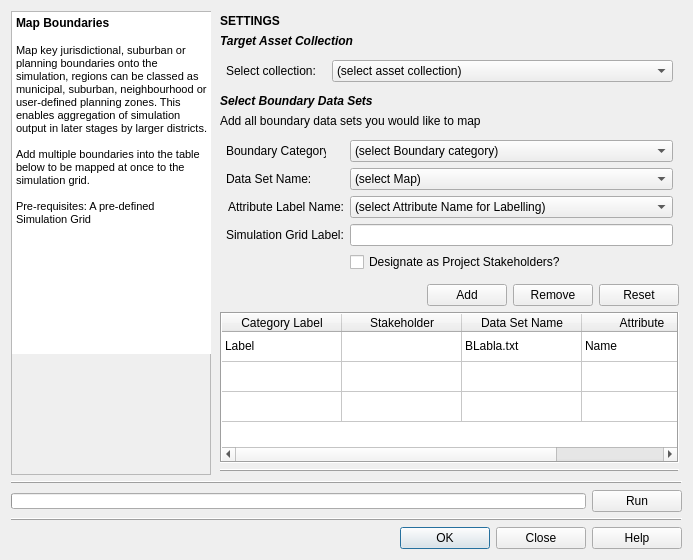
<?xml version="1.0" encoding="UTF-8"?>
<ui version="4.0">
 <class>Map_Regions</class>
 <widget class="QDialog" name="Map_Regions">
  <property name="geometry">
   <rect>
    <x>0</x>
    <y>0</y>
    <width>693</width>
    <height>560</height>
   </rect>
  </property>
  <property name="windowTitle">
   <string>Map Regions to Simulation</string>
  </property>
  <property name="windowIcon">
   <iconset resource="../../../../../Dropbox/UrbanBEATS Master Project/graphics/ubeats.qrc">
    <normaloff>:/icons/admin_border.png</normaloff>:/icons/admin_border.png</iconset>
  </property>
  <layout class="QGridLayout" name="gridLayout">
   <item row="4" column="0" colspan="2">
    <widget class="QWidget" name="buttons_widget" native="true">
     <layout class="QHBoxLayout" name="horizontalLayout">
      <property name="spacing">
       <number>6</number>
      </property>
      <property name="leftMargin">
       <number>0</number>
      </property>
      <property name="topMargin">
       <number>0</number>
      </property>
      <property name="rightMargin">
       <number>0</number>
      </property>
      <property name="bottomMargin">
       <number>0</number>
      </property>
      <item>
       <spacer name="horizontalSpacer">
        <property name="orientation">
         <enum>Qt::Horizontal</enum>
        </property>
        <property name="sizeHint" stdset="0">
         <size>
          <width>40</width>
          <height>20</height>
         </size>
        </property>
       </spacer>
      </item>
      <item>
       <widget class="QPushButton" name="ok_button">
        <property name="minimumSize">
         <size>
          <width>90</width>
          <height>0</height>
         </size>
        </property>
        <property name="whatsThis">
         <string>&lt;html&gt;&lt;head/&gt;&lt;body&gt;&lt;p&gt;Resets all parameters of this module in the current 'scenario time step' to the default values.&lt;/p&gt;&lt;/body&gt;&lt;/html&gt;</string>
        </property>
        <property name="text">
         <string>OK</string>
        </property>
        <property name="icon">
         <iconset resource="../../../../../Dropbox/UrbanBEATS Master Project/graphics/ubeats.qrc">
          <normaloff>:/icons/check.png</normaloff>:/icons/check.png</iconset>
        </property>
       </widget>
      </item>
      <item>
       <widget class="QPushButton" name="close_button">
        <property name="minimumSize">
         <size>
          <width>90</width>
          <height>0</height>
         </size>
        </property>
        <property name="text">
         <string>Close</string>
        </property>
        <property name="icon">
         <iconset resource="../../../../../Dropbox/UrbanBEATS Master Project/graphics/ubeats.qrc">
          <normaloff>:/icons/delete-icon.png</normaloff>:/icons/delete-icon.png</iconset>
        </property>
       </widget>
      </item>
      <item>
       <widget class="QPushButton" name="help_button">
        <property name="minimumSize">
         <size>
          <width>90</width>
          <height>0</height>
         </size>
        </property>
        <property name="text">
         <string>Help</string>
        </property>
        <property name="icon">
         <iconset resource="../../../../../Dropbox/UrbanBEATS Master Project/graphics/ubeats.qrc">
          <normaloff>:/icons/Help-icon.png</normaloff>:/icons/Help-icon.png</iconset>
        </property>
       </widget>
      </item>
     </layout>
    </widget>
   </item>
   <item row="0" column="0">
    <widget class="QFrame" name="frame">
     <property name="minimumSize">
      <size>
       <width>200</width>
       <height>0</height>
      </size>
     </property>
     <property name="maximumSize">
      <size>
       <width>200</width>
       <height>16777215</height>
      </size>
     </property>
     <property name="frameShape">
      <enum>QFrame::StyledPanel</enum>
     </property>
     <property name="frameShadow">
      <enum>QFrame::Raised</enum>
     </property>
     <layout class="QVBoxLayout" name="verticalLayout_6">
      <property name="spacing">
       <number>0</number>
      </property>
      <property name="leftMargin">
       <number>0</number>
      </property>
      <property name="topMargin">
       <number>0</number>
      </property>
      <property name="rightMargin">
       <number>0</number>
      </property>
      <property name="bottomMargin">
       <number>0</number>
      </property>
      <item>
       <widget class="QTextBrowser" name="description">
        <property name="minimumSize">
         <size>
          <width>200</width>
          <height>0</height>
         </size>
        </property>
        <property name="maximumSize">
         <size>
          <width>200</width>
          <height>16777215</height>
         </size>
        </property>
        <property name="frameShape">
         <enum>QFrame::NoFrame</enum>
        </property>
        <property name="frameShadow">
         <enum>QFrame::Plain</enum>
        </property>
        <property name="verticalScrollBarPolicy">
         <enum>Qt::ScrollBarAsNeeded</enum>
        </property>
        <property name="html">
         <string>&lt;!DOCTYPE HTML PUBLIC &quot;-//W3C//DTD HTML 4.0//EN&quot; &quot;http://www.w3.org/TR/REC-html40/strict.dtd&quot;&gt;
&lt;html&gt;&lt;head&gt;&lt;meta name=&quot;qrichtext&quot; content=&quot;1&quot; /&gt;&lt;style type=&quot;text/css&quot;&gt;
p, li { white-space: pre-wrap; }
&lt;/style&gt;&lt;/head&gt;&lt;body style=&quot; font-family:'MS Shell Dlg 2'; font-size:8.25pt; font-weight:400; font-style:normal;&quot;&gt;
&lt;p style=&quot; margin-top:0px; margin-bottom:0px; margin-left:0px; margin-right:0px; -qt-block-indent:0; text-indent:0px;&quot;&gt;&lt;span style=&quot; font-size:9pt; font-weight:600;&quot;&gt;Map Boundaries&lt;/span&gt;&lt;/p&gt;
&lt;p style=&quot;-qt-paragraph-type:empty; margin-top:0px; margin-bottom:0px; margin-left:0px; margin-right:0px; -qt-block-indent:0; text-indent:0px; font-size:9pt; font-weight:600;&quot;&gt;&lt;br /&gt;&lt;/p&gt;
&lt;p style=&quot; margin-top:0px; margin-bottom:0px; margin-left:0px; margin-right:0px; -qt-block-indent:0; text-indent:0px;&quot;&gt;&lt;span style=&quot; font-size:8pt;&quot;&gt;Map key jurisdictional, suburban or planning boundaries onto the simulation, regions can be classed as municipal, suburban, neighbourhood or user-defined planning zones. This enables aggregation of simulation output in later stages by larger districts.&lt;/span&gt;&lt;/p&gt;
&lt;p style=&quot;-qt-paragraph-type:empty; margin-top:0px; margin-bottom:0px; margin-left:0px; margin-right:0px; -qt-block-indent:0; text-indent:0px; font-size:8pt;&quot;&gt;&lt;br /&gt;&lt;/p&gt;
&lt;p style=&quot; margin-top:0px; margin-bottom:0px; margin-left:0px; margin-right:0px; -qt-block-indent:0; text-indent:0px;&quot;&gt;&lt;span style=&quot; font-size:8pt;&quot;&gt;Add multiple boundaries into the table below to be mapped at once to the simulation grid.&lt;/span&gt;&lt;/p&gt;
&lt;p style=&quot;-qt-paragraph-type:empty; margin-top:0px; margin-bottom:0px; margin-left:0px; margin-right:0px; -qt-block-indent:0; text-indent:0px; font-size:8pt;&quot;&gt;&lt;br /&gt;&lt;/p&gt;
&lt;p style=&quot; margin-top:0px; margin-bottom:0px; margin-left:0px; margin-right:0px; -qt-block-indent:0; text-indent:0px;&quot;&gt;&lt;span style=&quot; font-size:8pt;&quot;&gt;Pre-requisites: A pre-defined Simulation Grid&lt;/span&gt;&lt;/p&gt;&lt;/body&gt;&lt;/html&gt;</string>
        </property>
       </widget>
      </item>
      <item>
       <widget class="QLabel" name="img">
        <property name="sizePolicy">
         <sizepolicy hsizetype="Preferred" vsizetype="Fixed">
          <horstretch>0</horstretch>
          <verstretch>0</verstretch>
         </sizepolicy>
        </property>
        <property name="minimumSize">
         <size>
          <width>200</width>
          <height>120</height>
         </size>
        </property>
        <property name="maximumSize">
         <size>
          <width>200</width>
          <height>120</height>
         </size>
        </property>
        <property name="text">
         <string/>
        </property>
        <property name="pixmap">
         <pixmap resource="../../../../../Dropbox/UrbanBEATS Master Project/graphics/ubeats.qrc">:/mod_imgs/module_imgs/mod_mapregions.jpg</pixmap>
        </property>
       </widget>
      </item>
     </layout>
    </widget>
   </item>
   <item row="1" column="0" colspan="2">
    <widget class="Line" name="line_2">
     <property name="frameShadow">
      <enum>QFrame::Raised</enum>
     </property>
     <property name="orientation">
      <enum>Qt::Horizontal</enum>
     </property>
    </widget>
   </item>
   <item row="2" column="0" colspan="2">
    <widget class="QWidget" name="widget" native="true">
     <property name="minimumSize">
      <size>
       <width>0</width>
       <height>0</height>
      </size>
     </property>
     <layout class="QHBoxLayout" name="horizontalLayout_2">
      <property name="leftMargin">
       <number>0</number>
      </property>
      <property name="topMargin">
       <number>0</number>
      </property>
      <property name="rightMargin">
       <number>0</number>
      </property>
      <property name="bottomMargin">
       <number>0</number>
      </property>
      <item>
       <widget class="QProgressBar" name="progressbar">
        <property name="minimumSize">
         <size>
          <width>0</width>
          <height>16</height>
         </size>
        </property>
        <property name="maximumSize">
         <size>
          <width>16777215</width>
          <height>16</height>
         </size>
        </property>
        <property name="value">
         <number>0</number>
        </property>
        <property name="textVisible">
         <bool>false</bool>
        </property>
        <property name="orientation">
         <enum>Qt::Horizontal</enum>
        </property>
        <property name="invertedAppearance">
         <bool>false</bool>
        </property>
        <property name="textDirection">
         <enum>QProgressBar::TopToBottom</enum>
        </property>
       </widget>
      </item>
      <item>
       <widget class="QPushButton" name="run_button">
        <property name="minimumSize">
         <size>
          <width>90</width>
          <height>0</height>
         </size>
        </property>
        <property name="maximumSize">
         <size>
          <width>90</width>
          <height>16777215</height>
         </size>
        </property>
        <property name="text">
         <string>Run</string>
        </property>
        <property name="icon">
         <iconset resource="../../../../../Dropbox/UrbanBEATS Master Project/graphics/ubeats.qrc">
          <normaloff>:/icons/Play-icon.png</normaloff>:/icons/Play-icon.png</iconset>
        </property>
       </widget>
      </item>
     </layout>
    </widget>
   </item>
   <item row="0" column="1">
    <widget class="QWidget" name="parameters" native="true">
     <layout class="QVBoxLayout" name="verticalLayout">
      <property name="spacing">
       <number>6</number>
      </property>
      <property name="leftMargin">
       <number>3</number>
      </property>
      <property name="topMargin">
       <number>3</number>
      </property>
      <property name="rightMargin">
       <number>3</number>
      </property>
      <property name="bottomMargin">
       <number>3</number>
      </property>
      <item>
       <widget class="QLabel" name="title">
        <property name="text">
         <string>&lt;html&gt;&lt;head/&gt;&lt;body&gt;&lt;p&gt;&lt;span style=&quot; font-size:9pt; font-weight:600;&quot;&gt;SETTINGS&lt;/span&gt;&lt;/p&gt;&lt;/body&gt;&lt;/html&gt;</string>
        </property>
       </widget>
      </item>
      <item>
       <widget class="QLabel" name="grid_id">
        <property name="text">
         <string>&lt;html&gt;&lt;head/&gt;&lt;body&gt;&lt;p&gt;&lt;span style=&quot; font-weight:600; font-style:italic;&quot;&gt;Target Asset Collection&lt;/span&gt;&lt;/p&gt;&lt;/body&gt;&lt;/html&gt;</string>
        </property>
       </widget>
      </item>
      <item>
       <widget class="QWidget" name="gridname_box" native="true">
        <layout class="QGridLayout" name="gridLayout_7">
         <property name="leftMargin">
          <number>6</number>
         </property>
         <property name="topMargin">
          <number>6</number>
         </property>
         <property name="rightMargin">
          <number>6</number>
         </property>
         <property name="bottomMargin">
          <number>6</number>
         </property>
         <item row="0" column="1">
          <widget class="QComboBox" name="assetcol_combo">
           <item>
            <property name="text">
             <string>(select asset collection)</string>
            </property>
           </item>
          </widget>
         </item>
         <item row="0" column="0">
          <widget class="QLabel" name="assetcol_name">
           <property name="minimumSize">
            <size>
             <width>100</width>
             <height>0</height>
            </size>
           </property>
           <property name="maximumSize">
            <size>
             <width>100</width>
             <height>16777215</height>
            </size>
           </property>
           <property name="whatsThis">
            <string>Width of the square cell in the city grid in metres</string>
           </property>
           <property name="text">
            <string>Select collection:</string>
           </property>
          </widget>
         </item>
        </layout>
       </widget>
      </item>
      <item>
       <widget class="QLabel" name="boundarydata_title">
        <property name="text">
         <string>&lt;html&gt;&lt;head/&gt;&lt;body&gt;&lt;p&gt;&lt;span style=&quot; font-weight:600; font-style:italic;&quot;&gt;Select Boundary Data Sets&lt;/span&gt;&lt;/p&gt;&lt;/body&gt;&lt;/html&gt;</string>
        </property>
       </widget>
      </item>
      <item>
       <widget class="QLabel" name="boundarydata_descr">
        <property name="minimumSize">
         <size>
          <width>0</width>
          <height>0</height>
         </size>
        </property>
        <property name="maximumSize">
         <size>
          <width>16777215</width>
          <height>16777215</height>
         </size>
        </property>
        <property name="whatsThis">
         <string>Width of the square cell in the city grid in metres</string>
        </property>
        <property name="text">
         <string>Add all boundary data sets you would like to map</string>
        </property>
       </widget>
      </item>
      <item>
       <widget class="QWidget" name="boundarydata_widget" native="true">
        <layout class="QGridLayout" name="gridLayout_8">
         <property name="leftMargin">
          <number>6</number>
         </property>
         <property name="topMargin">
          <number>6</number>
         </property>
         <property name="rightMargin">
          <number>6</number>
         </property>
         <property name="bottomMargin">
          <number>6</number>
         </property>
         <item row="3" column="1">
          <widget class="QLineEdit" name="simgrid_label_line">
           <property name="text">
            <string/>
           </property>
          </widget>
         </item>
         <item row="1" column="0">
          <widget class="QLabel" name="boundarydataname_lbl">
           <property name="minimumSize">
            <size>
             <width>100</width>
             <height>0</height>
            </size>
           </property>
           <property name="maximumSize">
            <size>
             <width>100</width>
             <height>16777215</height>
            </size>
           </property>
           <property name="whatsThis">
            <string>Width of the square cell in the city grid in metres</string>
           </property>
           <property name="text">
            <string>Data Set Name:</string>
           </property>
          </widget>
         </item>
         <item row="2" column="0">
          <widget class="QLabel" name="boundaryatt_lbl">
           <property name="text">
            <string>&lt;html&gt;&lt;head/&gt;&lt;body&gt;&lt;p align=&quot;right&quot;&gt;Attribute Label Name:&lt;/p&gt;&lt;/body&gt;&lt;/html&gt;</string>
           </property>
          </widget>
         </item>
         <item row="0" column="0">
          <widget class="QLabel" name="boundarycat_lbl">
           <property name="minimumSize">
            <size>
             <width>100</width>
             <height>0</height>
            </size>
           </property>
           <property name="maximumSize">
            <size>
             <width>100</width>
             <height>16777215</height>
            </size>
           </property>
           <property name="whatsThis">
            <string>Width of the square cell in the city grid in metres</string>
           </property>
           <property name="text">
            <string>Boundary Category:</string>
           </property>
          </widget>
         </item>
         <item row="2" column="1">
          <widget class="QComboBox" name="boundaryatt_combo">
           <item>
            <property name="text">
             <string>(select Attribute Name for Labelling)</string>
            </property>
           </item>
          </widget>
         </item>
         <item row="0" column="1">
          <widget class="QComboBox" name="boundarycat_combo">
           <item>
            <property name="text">
             <string>(select Boundary category)</string>
            </property>
           </item>
           <item>
            <property name="text">
             <string>Jurisdictional Boundaries</string>
            </property>
            <property name="icon">
             <iconset resource="../../../../../Dropbox/UrbanBEATS Master Project/graphics/ubeats.qrc">
              <normaloff>:/icons/admin_border.png</normaloff>:/icons/admin_border.png</iconset>
            </property>
           </item>
           <item>
            <property name="text">
             <string>Suburban Boundaries</string>
            </property>
            <property name="icon">
             <iconset resource="../../../../../Dropbox/UrbanBEATS Master Project/graphics/ubeats.qrc">
              <normaloff>:/icons/Simpleicons_Places_building.svg.png</normaloff>:/icons/Simpleicons_Places_building.svg.png</iconset>
            </property>
           </item>
           <item>
            <property name="text">
             <string>Planning Boundaries</string>
            </property>
            <property name="icon">
             <iconset resource="../../../../../Dropbox/UrbanBEATS Master Project/graphics/ubeats.qrc">
              <normaloff>:/icons/Very-Basic-Design-icon.png</normaloff>:/icons/Very-Basic-Design-icon.png</iconset>
            </property>
           </item>
          </widget>
         </item>
         <item row="3" column="0">
          <widget class="QLabel" name="simgrid_label_lbl">
           <property name="text">
            <string>&lt;html&gt;&lt;head/&gt;&lt;body&gt;&lt;p&gt;Simulation Grid Label:&lt;/p&gt;&lt;/body&gt;&lt;/html&gt;</string>
           </property>
          </widget>
         </item>
         <item row="1" column="1">
          <widget class="QComboBox" name="boundary_combo">
           <item>
            <property name="text">
             <string>(select Map)</string>
            </property>
           </item>
          </widget>
         </item>
         <item row="4" column="1">
          <widget class="QCheckBox" name="stakeholder_check">
           <property name="text">
            <string>Designate as Project Stakeholders?</string>
           </property>
          </widget>
         </item>
        </layout>
       </widget>
      </item>
      <item>
       <widget class="QWidget" name="widget_2" native="true">
        <layout class="QHBoxLayout" name="horizontalLayout_3">
         <property name="leftMargin">
          <number>0</number>
         </property>
         <property name="topMargin">
          <number>0</number>
         </property>
         <property name="rightMargin">
          <number>0</number>
         </property>
         <property name="bottomMargin">
          <number>0</number>
         </property>
         <item>
          <spacer name="horizontalSpacer_2">
           <property name="orientation">
            <enum>Qt::Horizontal</enum>
           </property>
           <property name="sizeHint" stdset="0">
            <size>
             <width>40</width>
             <height>20</height>
            </size>
           </property>
          </spacer>
         </item>
         <item>
          <widget class="QPushButton" name="add">
           <property name="toolTip">
            <string>&lt;html&gt;&lt;head/&gt;&lt;body&gt;&lt;p&gt;Add boundary to the list&lt;/p&gt;&lt;/body&gt;&lt;/html&gt;</string>
           </property>
           <property name="text">
            <string>Add</string>
           </property>
           <property name="icon">
            <iconset resource="../../../../../Dropbox/UrbanBEATS Master Project/graphics/ubeats.qrc">
             <normaloff>:/icons/add-icon.png</normaloff>:/icons/add-icon.png</iconset>
           </property>
          </widget>
         </item>
         <item>
          <widget class="QPushButton" name="remove">
           <property name="toolTip">
            <string>&lt;html&gt;&lt;head/&gt;&lt;body&gt;&lt;p&gt;Remove selected table entry from the list&lt;/p&gt;&lt;/body&gt;&lt;/html&gt;</string>
           </property>
           <property name="text">
            <string>Remove</string>
           </property>
           <property name="icon">
            <iconset resource="../../../../../Dropbox/UrbanBEATS Master Project/graphics/ubeats.qrc">
             <normaloff>:/icons/minus.png</normaloff>:/icons/minus.png</iconset>
           </property>
          </widget>
         </item>
         <item>
          <widget class="QPushButton" name="reset">
           <property name="toolTip">
            <string>&lt;html&gt;&lt;head/&gt;&lt;body&gt;&lt;p&gt;Remove selected table entry from the list&lt;/p&gt;&lt;/body&gt;&lt;/html&gt;</string>
           </property>
           <property name="text">
            <string>Reset</string>
           </property>
           <property name="icon">
            <iconset resource="../../../../../Dropbox/UrbanBEATS Master Project/graphics/ubeats.qrc">
             <normaloff>:/icons/Refresh-icon.png</normaloff>:/icons/Refresh-icon.png</iconset>
           </property>
          </widget>
         </item>
        </layout>
       </widget>
      </item>
      <item>
       <widget class="QTableWidget" name="boundarytable">
        <property name="frameShape">
         <enum>QFrame::Box</enum>
        </property>
        <property name="editTriggers">
         <set>QAbstractItemView::NoEditTriggers</set>
        </property>
        <property name="showDropIndicator" stdset="0">
         <bool>false</bool>
        </property>
        <property name="dragDropOverwriteMode">
         <bool>false</bool>
        </property>
        <property name="alternatingRowColors">
         <bool>false</bool>
        </property>
        <property name="selectionMode">
         <enum>QAbstractItemView::SingleSelection</enum>
        </property>
        <property name="selectionBehavior">
         <enum>QAbstractItemView::SelectRows</enum>
        </property>
        <property name="sortingEnabled">
         <bool>true</bool>
        </property>
        <property name="rowCount">
         <number>3</number>
        </property>
        <attribute name="horizontalHeaderVisible">
         <bool>true</bool>
        </attribute>
        <attribute name="horizontalHeaderCascadingSectionResizes">
         <bool>false</bool>
        </attribute>
        <attribute name="horizontalHeaderMinimumSectionSize">
         <number>50</number>
        </attribute>
        <attribute name="horizontalHeaderDefaultSectionSize">
         <number>120</number>
        </attribute>
        <attribute name="horizontalHeaderHighlightSections">
         <bool>false</bool>
        </attribute>
        <attribute name="horizontalHeaderStretchLastSection">
         <bool>true</bool>
        </attribute>
        <attribute name="verticalHeaderVisible">
         <bool>false</bool>
        </attribute>
        <row>
         <property name="text">
          <string/>
         </property>
        </row>
        <row/>
        <row/>
        <column>
         <property name="text">
          <string>Category Label</string>
         </property>
        </column>
        <column>
         <property name="text">
          <string>Stakeholder</string>
         </property>
        </column>
        <column>
         <property name="text">
          <string>Data Set Name</string>
         </property>
        </column>
        <column>
         <property name="text">
          <string>Attribute</string>
         </property>
        </column>
        <item row="0" column="0">
         <property name="text">
          <string>Label</string>
         </property>
         <property name="icon">
          <iconset resource="../../../../../Dropbox/UrbanBEATS Master Project/graphics/ubeats.qrc">
           <normaloff>:/icons/owl.png</normaloff>:/icons/owl.png</iconset>
         </property>
        </item>
        <item row="0" column="2">
         <property name="text">
          <string>BLabla.txt</string>
         </property>
        </item>
        <item row="0" column="3">
         <property name="text">
          <string>Name</string>
         </property>
        </item>
       </widget>
      </item>
      <item>
       <widget class="Line" name="line">
        <property name="frameShadow">
         <enum>QFrame::Raised</enum>
        </property>
        <property name="orientation">
         <enum>Qt::Horizontal</enum>
        </property>
       </widget>
      </item>
     </layout>
    </widget>
   </item>
   <item row="3" column="0" colspan="2">
    <widget class="Line" name="line_3">
     <property name="frameShadow">
      <enum>QFrame::Raised</enum>
     </property>
     <property name="orientation">
      <enum>Qt::Horizontal</enum>
     </property>
    </widget>
   </item>
  </layout>
 </widget>
 <resources>
  <include location="../../../../../Dropbox/UrbanBEATS Master Project/graphics/ubeats.qrc"/>
 </resources>
 <connections>
  <connection>
   <sender>close_button</sender>
   <signal>clicked()</signal>
   <receiver>Map_Regions</receiver>
   <slot>reject()</slot>
   <hints>
    <hint type="sourcelabel">
     <x>479</x>
     <y>524</y>
    </hint>
    <hint type="destinationlabel">
     <x>314</x>
     <y>272</y>
    </hint>
   </hints>
  </connection>
 </connections>
</ui>
